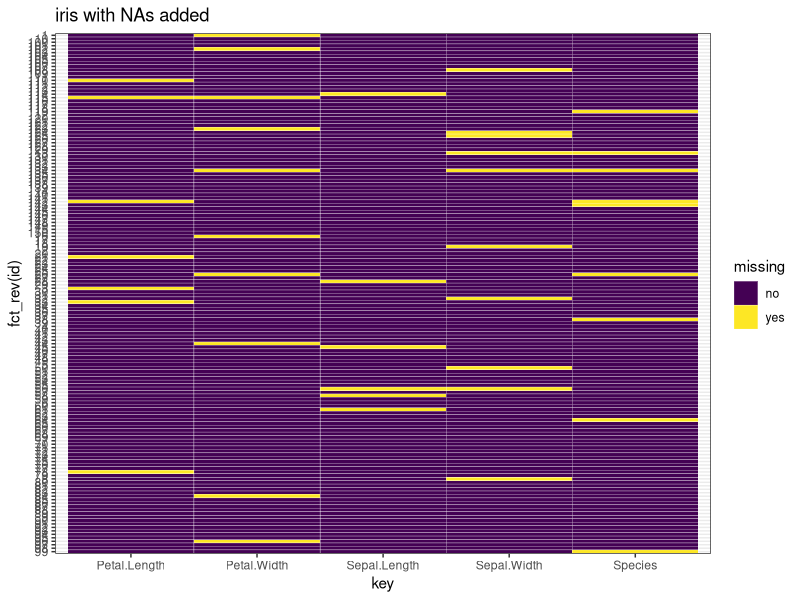
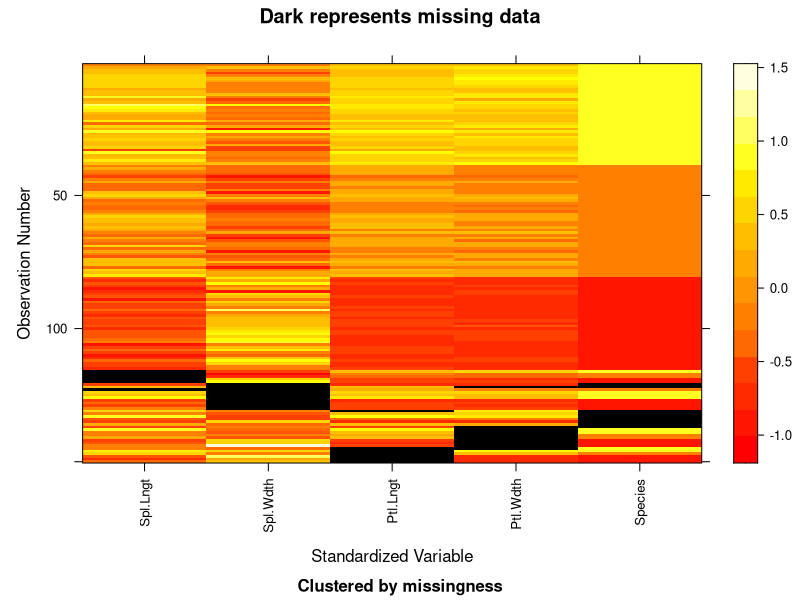
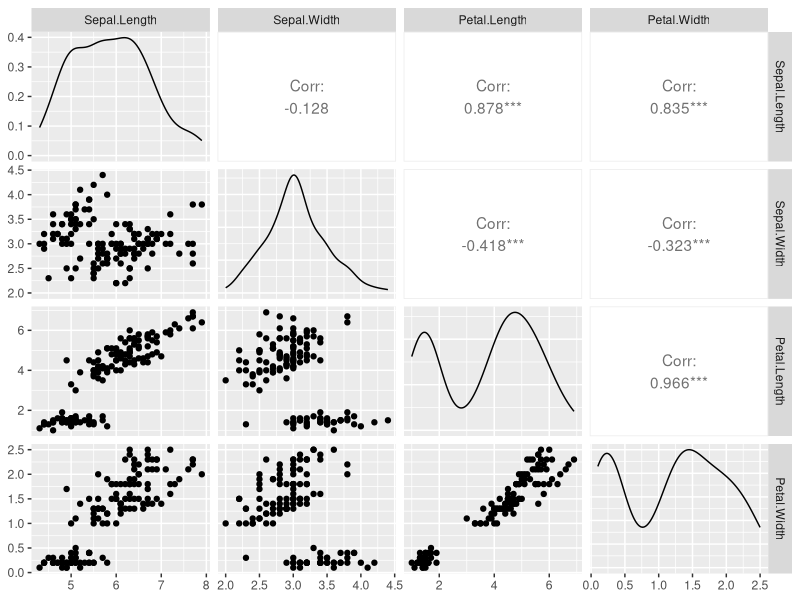

Source code (R) for these figures, in order:
## ---- chunk 1
knitr::opts_chunk$set(echo = TRUE)
## ---- chunk 2
library(tidyverse)
library(datasets)
data(iris)
library(ggplot2)
## ---- chunk 3
iris=as.data.frame(lapply(iris, function(cc) cc[ sample(c(TRUE, NA), prob = c(0.95, 0.05), size = length(cc), replace = TRUE) ]))
## ---- chunk 4
head(iris)
## ---- chunk 5
sample(iris,5)
## ---- chunk 6
#Missing values by columns
colSums(is.na(iris))  %>%
  sort(decreasing=TRUE)


#Missing values by row
rowSums(is.na(iris))  %>%
  sort(decreasing=TRUE)
## ---- chunk 7
#use heatmap

tidyiris <- iris %>%
  rownames_to_column("id") %>%
  gather(key, value, -id) %>%
  mutate(missing = ifelse(is.na(value), "yes", "no"))

ggplot(tidyiris, aes(x = key, y = fct_rev(id), fill = missing)) +
  geom_tile(color = "white") +
  ggtitle("iris with NAs added") +
  scale_fill_viridis_d() + # discrete scale
  theme_bw()
## ---- chunk 8
#install.packages("mi")
library(mi)
x <- missing_data.frame(iris)
image(x)
## ---- chunk 9
install.packages("visna")

## ---- chunk 10
library(GGally)
ggpairs(iris[1:4])
